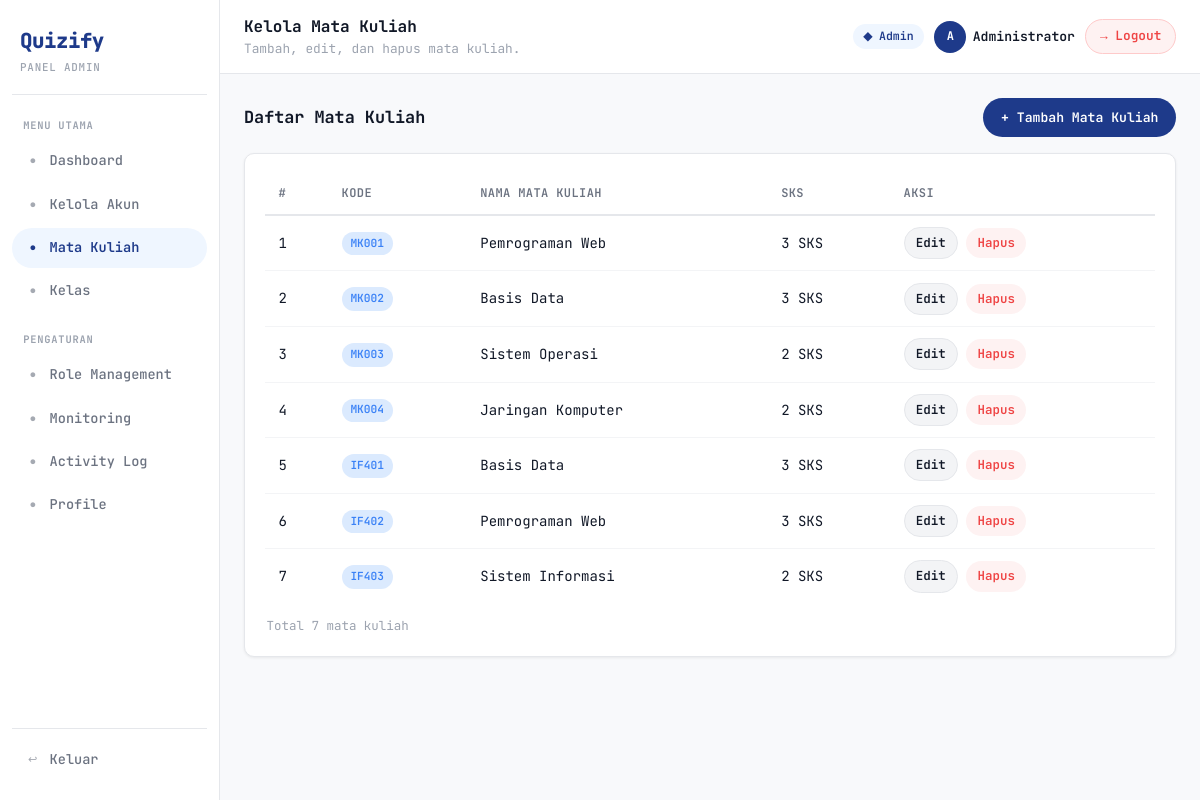
/index.php?page=matkul (signed in), run on the app's committed database.
### tables this page shows
CREATE TABLE `mata_kuliah` (
  `id` int NOT NULL,
  `kode` varchar(20) NOT NULL,
  `nama` varchar(100) NOT NULL,
  `sks` int DEFAULT '2',
  `created_at` timestamp NULL DEFAULT CURRENT_TIMESTAMP
);

### app/controllers/admin/MatkulController.php (called while the page is built, shortened)
<?php
require_once 'app/models/MatkulModel.php';
class MatkulController
{
    private $model;
    public function __construct()
    {
        $this->model = new MatkulModel();
    }
    public function index()
    {
        $matkuls = $this->model->getAll();
        require 'app/views/admin/matkul/index.php';
    }
}

### app/core/Router.php (called while the page is built, shortened)
<?php
class Router
{
    public function dispatch($page, $action)
    {
        [$file, $class, $defaultMethod, $role] = $this->routes[$page];
        $controller = new $class();
        $method = $defaultMethod ?: $this->sanitizeAction($action);
        $controller->$method();
    }
    private function sanitizeAction($action)
    {
        return $action;
    }
}

### index.php (called while the page is built, shortened)
<?php
require_once APP_ROOT . '/app/core/Router.php';
$page = $_GET['page'] ?? null;
$action = $_GET['action'] ?? 'index';
(new Router())->dispatch($page, $action);

### config/database.php (called while the page is built, shortened)
<?php
function getDB()
{
    static $pdo = null;
    if ($pdo === null) {
        try {
            $dsn = "mysql:host=" . DB_HOST . ";port=" . DB_PORT . ";dbname=" . DB_NAME . ";charset=" . DB_CHARSET;
            $pdo = new PDO($dsn, DB_USER, DB_PASS);
            $pdo->setAttribute(PDO::ATTR_ERRMODE, PDO::ERRMODE_EXCEPTION);
            $pdo->setAttribute(PDO::ATTR_DEFAULT_FETCH_MODE, PDO::FETCH_ASSOC);
        } catch (PDOException $e) {
            die('<div style="font-family:sans-serif;padding:2rem;color:#dc2626;">
                <strong>Koneksi Database Gagal</strong><br>
                Pastikan MySQL berjalan dan konfigurasi di config/database.php sudah benar.<br>
                Error: ' . $e->getMessage() . '
            </div>');
        }
    }
    return $pdo;
}

### app/models/MatkulModel.php (called while the page is built, shortened)
<?php
require_once __DIR__ . '/../../config/database.php';
class MatkulModel
{
    private $db;
    public function __construct()
    {
        $this->db = getDB();
    }
    public function getAll()
    {
        $stmt = $this->db->query(
            'SELECT id, kode, nama, sks, created_at
             FROM mata_kuliah
             ORDER BY id ASC'
        );
        return $stmt->fetchAll();
    }
}

### app/views/admin/matkul/index.php (the view, shortened to what this page needs)
<?php
require 'app/views/layouts/header.php';
require 'app/views/layouts/sidebar.php';
?>
<main class="main">
    <?php require 'app/views/layouts/topbar.php'; ?>
    <section class="page-content">
        <div class="section-header">
            <h2>Daftar Mata Kuliah</h2>
            <a href="index.php?page=matkul&action=tambah" class="btn btn-primary">&#43; Tambah Mata Kuliah</a>
        </div>
        <div class="card">
            <table class="table">
                <thead>
                    <tr>
                        <th>#</th>
                        <th>Kode</th>
                        <th>Nama Mata Kuliah</th>
                        <th>SKS</th>
                        <th>Aksi</th>
                    </tr>
                </thead>
                <tbody>
                    <?php if (!empty($matkuls)): ?>
                        <?php $no = 1;
                        foreach ($matkuls as $mk): ?>
                            <tr>
                                <td><?= $no++ ?></td>
                                <td><span class="badge badge-blue"><?= htmlspecialchars($mk['kode']) ?></span></td>
                                <td><?= htmlspecialchars($mk['nama']) ?></td>
                                <td><?= $mk['sks'] ?> SKS</td>
                                <td>
                                    <a href="index.php?page=matkul&action=edit&id=<?= $mk['id'] ?>"
                                        class="btn btn-secondary btn-sm">Edit</a>
                                    <a href="index.php?page=matkul&action=hapus&id=<?= $mk['id'] ?>"
                                        class="btn btn-danger btn-sm"
                                        onclick="return konfirmasiHapus('<?= htmlspecialchars($mk['nama']) ?>')">Hapus</a>
                                </td>
                            </tr>
                        <?php endforeach; ?>
                    <?php else: ?>
                        <tr>
                            <td colspan="5" class="text-center text-muted">Belum ada mata kuliah.</td>
                        </tr>
                    <?php endif; ?>
                </tbody>
            </table>
            <div class="table-info">Total <?= count($matkuls) ?> mata kuliah</div>
        </div>
    </section>
    <?php require 'app/views/layouts/footer.php'; ?>

### public/css/style.css (style rules this page uses)
*, *::before, *::after { margin: 0; padding: 0; box-sizing: border-box; }
:root { --primary: #1E3A8A; --primary-light: #EFF6FF; --accent: #3B82F6; --accent-light: #DBEAFE; --orange: #F97316; --orange-light: #FFF7ED; --green: #22C55E; --green-light: #F0FDF4; --red: #EF4444; --red-light: #FEF2F2; --yellow: #F59E0B; --yellow-light: #FFFBEB; --purple: #8B5CF6; --purple-light: #F5F3FF; --white: #FFFFFF; --bg: #F8F9FB; --black: #111827; --gray-100: #F3F4F6; --gray-200: #E5E7EB; --gray-400: #9CA3AF; --gray-600: #6B7280; --radius: 10px; --radius-sm: 6px; --shadow: 0 1px 3px rgba(0, 0, 0, 0.07); --shadow-md: 0 4px 16px rgba(0, 0, 0, 0.08); --font: 'JetBrains Mono', monospace; }
html { scroll-behavior: smooth; }
body { font-family: var(--font); background: var(--bg); color: var(--black); line-height: 1.6; min-height: 100vh; -webkit-font-smoothing: antialiased; }
a { text-decoration: none; color: inherit; }
h2 { font-size: 1.05rem; font-weight: 700; }
.btn { display: inline-flex; align-items: center; justify-content: center; gap: 0.35rem; padding: 0.55rem 1.1rem; border: none; border-radius: 999px; font-family: var(--font); font-size: 0.82rem; font-weight: 600; cursor: pointer; transition: opacity 0.15s; text-decoration: none; }
.btn-primary { background: var(--primary); color: white; }
.btn-secondary { background: var(--gray-100); color: var(--black); border: 1px solid var(--gray-200); }
.btn-danger { background: var(--red-light); color: var(--red); }
.btn-sm { padding: 0.32rem 0.7rem; font-size: 0.78rem; }
.badge { display: inline-flex; align-items: center; padding: 0.18rem 0.55rem; border-radius: 20px; font-size: 0.7rem; font-weight: 600; }
.badge-blue { background: var(--accent-light); color: var(--accent); }
.card { background: var(--white); border: 1px solid var(--gray-200); border-radius: var(--radius); padding: 1.25rem; box-shadow: var(--shadow); }

### public/css/admin.css (style rules this page uses)
.main { display: flex; flex-direction: column; min-height: 100vh; overflow: hidden; }
.page-content { padding: 1.5rem; flex: 1; }
.section-header { display: flex; align-items: center; justify-content: space-between; margin-bottom: 1rem; }
.table { width: 100%; border-collapse: collapse; font-size: 0.875rem; }
.table thead tr { border-bottom: 2px solid var(--gray-200); }
.table th { text-align: left; padding: 0.65rem 0.85rem; font-size: 0.75rem; font-weight: 600; color: var(--gray-600); text-transform: uppercase; letter-spacing: 0.4px; white-space: nowrap; }
.table td { padding: 0.7rem 0.85rem; border-bottom: 1px solid var(--gray-100); vertical-align: middle; }
.table tbody tr:last-child td { border-bottom: none; }
.table-info { margin-top: 0.75rem; font-size: 0.78rem; color: var(--gray-400); padding: 0 0.1rem; }

### data on the page
mata_kuliah: kode "MK001", nama "Pemrograman Web", sks "3"
mata_kuliah: kode "MK002", nama "Basis Data", sks "3"
mata_kuliah: kode "MK003", nama "Sistem Operasi", sks "2"
mata_kuliah: kode "MK004", nama "Jaringan Komputer", sks "2"
mata_kuliah: kode "IF401", nama "Basis Data", sks "3"
mata_kuliah: kode "IF402", nama "Pemrograman Web", sks "3"
mata_kuliah: kode "IF403", nama "Sistem Informasi", sks "2"

### other printed values
$pageTitle "Kelola Mata Kuliah"
$pageSubtitle "Tambah, edit, dan hapus mata kuliah."
$initials "A"
$adminNama "Administrator"
count($matkuls) "7"
